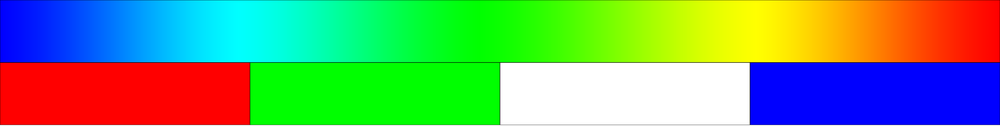
#> input picture Computer Vision/Bölümler/DATA/2_rgb.png, 1000 x 126 px, shrunk from 8000 x 1008 before the run, found by its file name
$ jupyter execute Ornek3.6.ipynb   (shell and % lines are left out)
#> lines starting #> are read from the running program, lines starting #| are printed output that depends on the picture; after the words box and inside, x2 and y2 are one past the last pixel; in counts of white or black regions, pixels touching at a corner belong together
[cell 1]
import numpy as np
import cv2

import matplotlib.pyplot as plt

[cell 2]
# Örnek 3.6 - thresholding

orijinalResim = cv2.imread('DATA/2_rgb.png',0)
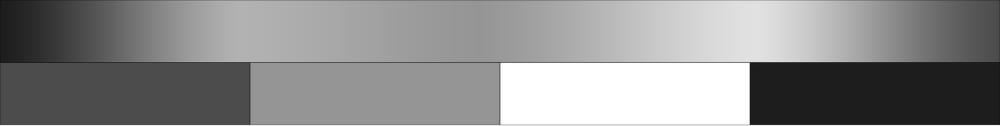
#> orijinalResim: shape (126, 1000); min 18, max 255, mean 139.6
ret1, sonuc1 = cv2.threshold(orijinalResim,127,255,cv2.THRESH_BINARY)
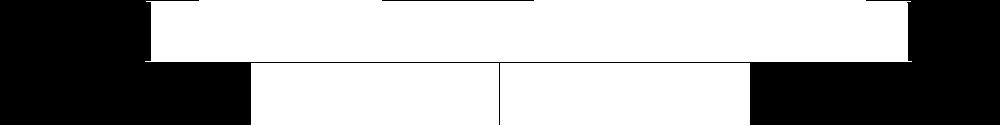
#> sonuc1: shape (126, 1000); 62.4% white; 2 black regions, box (x1, y1, x2, y2) and area: (0, 0, 1000, 125) 47263, (382, 0, 534, 1) 152
ret2, sonuc2 = cv2.threshold(orijinalResim,127,0,cv2.THRESH_TRUNC)
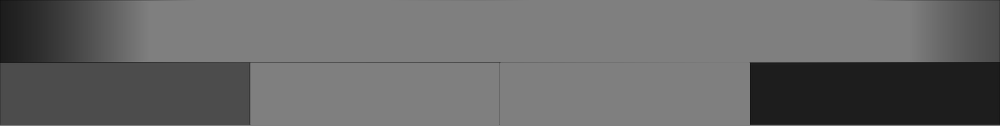
#> sonuc2: shape (126, 1000); min 18, max 127, mean 102.8
ret3, sonuc3 = cv2.threshold(orijinalResim,127,0,cv2.THRESH_TOZERO)
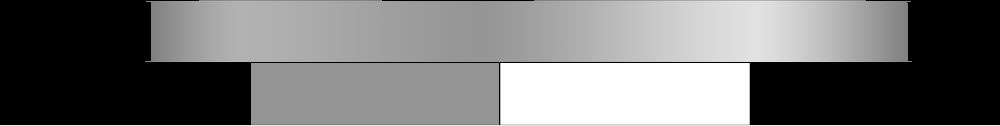
#> sonuc3: shape (126, 1000); min 0, max 255, mean 116

f, eksen = plt.subplots(4,1)
eksen[0].imshow(orijinalResim, cmap="gray")
eksen[1].imshow(sonuc1, cmap="gray")
eksen[2].imshow(sonuc2, cmap="gray")
eksen[3].imshow(sonuc3, cmap="gray")
